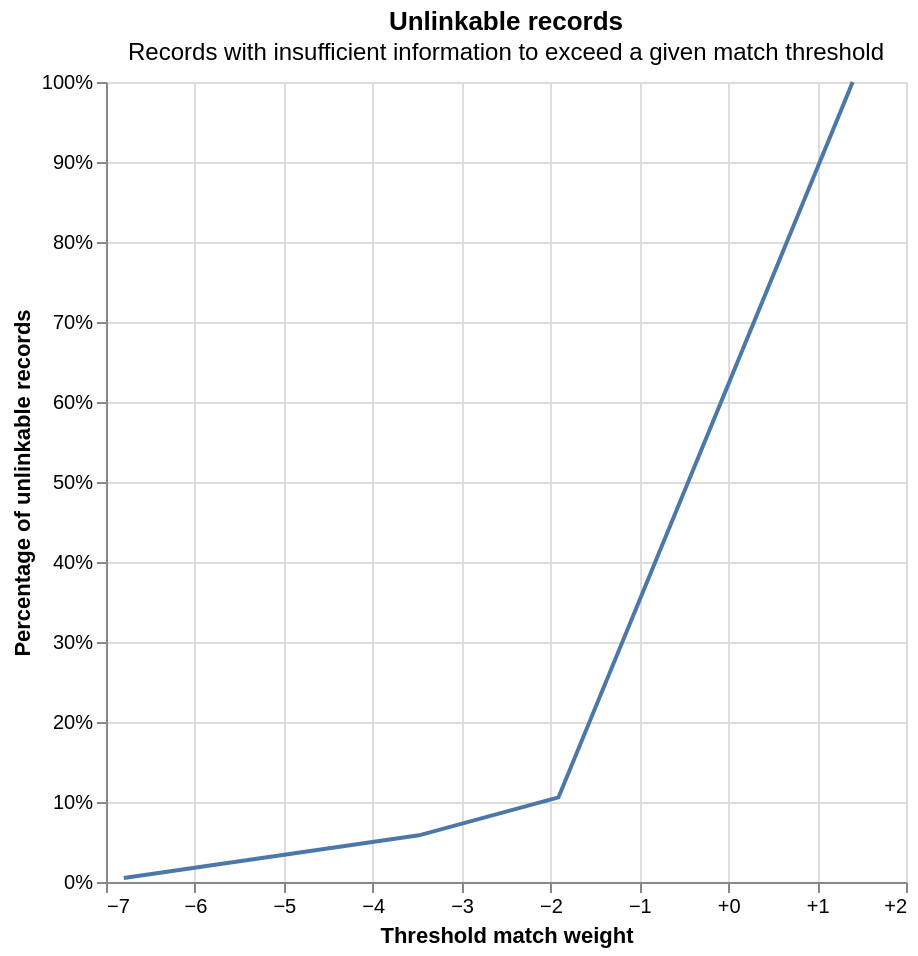

The notebook cell saved with this chart:
### Code cell
linker.evaluation.unlinkables_chart()

### Figure 1 — Vega-Lite specification as saved in the notebook (floating-point values rounded to 4 significant figures)
{"config": {"view": {"continuousWidth": 400, "continuousHeight": 300}}, "layer": [{"mark": {"type": "line"}, "encoding": {"x": {"axis": {"format": "+", "title": "Threshold match weight"}, "field": "match_weight", "type": "quantitative"}, "y": {"axis": {"format": "%", "title": "Percentage of unlinkable records"}, "field": "cum_prop", "type": "quantitative"}}}, {"mark": {"type": "point"}, "encoding": {"opacity": {"condition": {"param": "x_match_weight_y_cum_prop_coords_of_mouse", "value": 1, "empty": false}, "value": 0}, "tooltip": [{"field": "match_weight", "format": "+.5", "title": "Match weight", "type": "quantitative"}, {"field": "match_probability", "format": ".5", "title": "Match probability", "type": "quantitative"}, {"field": "cum_prop", "format": ".3%", "title": "Proportion of unlinkable records", "type": "quantitative"}], "x": {"axis": {"title": "Threshold match weight"}, "field": "match_weight", "type": "quantitative"}, "y": {"axis": {"format": "%", "title": "Percentage of unlinkable records"}, "field": "cum_prop", "type": "quantitative"}}, "name": "mouse_coords"}, {"mark": {"type": "rule", "color": "gray"}, "encoding": {"x": {"field": "match_weight", "type": "quantitative"}}, "transform": [{"filter": {"param": "x_match_weight_y_cum_prop_coords_of_mouse", "empty": false}}]}, {"mark": {"type": "rule", "color": "gray"}, "encoding": {"y": {"field": "cum_prop", "type": "quantitative"}}, "transform": [{"filter": {"param": "x_match_weight_y_cum_prop_coords_of_mouse", "empty": false}}]}], "data": {"name": "data-017591a5fded8a2064375af3a1c6fbe4"}, "height": 400, "params": [{"name": "x_match_weight_y_cum_prop_coords_of_mouse", "select": {"type": "point", "fields": ["match_weight", "cum_prop"], "nearest": true, "on": "mouseover"}, "views": ["mouse_coords"]}], "title": {"text": "Unlinkable records", "subtitle": "Records with insufficient information to exceed a given match threshold"}, "width": 400, "$schema": "https://vega.github.io/schema/vega-lite/v5.9.3.json", "datasets": {"data-017591a5fded8a2064375af3a1c6fbe4": [{"match_weight": -6.8, "match_probability": 0.00891, "prop": 0.00506, "cum_prop": 0.00506}, {"match_weight": -3.48, "match_probability": 0.08221, "prop": 0.05326, "cum_prop": 0.05832}, {"match_weight": -1.91, "match_probability": 0.2098, "prop": 0.0474, "cum_prop": 0.1057}, {"match_weight": 1.4, "match_probability": 0.7258, "prop": 0.8943, "cum_prop": 1.0}]}}
